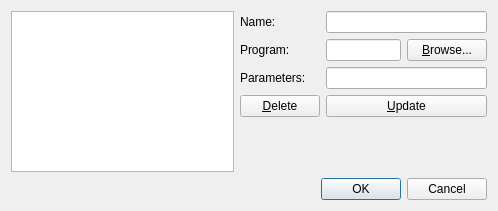
<?xml version="1.0" encoding="UTF-8"?>
<ui version="4.0">
 <class>StandardApplications</class>
 <widget class="QDialog" name="StandardApplications">
  <property name="geometry">
   <rect>
    <x>0</x>
    <y>0</y>
    <width>498</width>
    <height>211</height>
   </rect>
  </property>
  <property name="windowTitle">
   <string>Standard Applications</string>
  </property>
  <layout class="QGridLayout" name="gridLayout">
   <item row="0" column="0">
    <layout class="QHBoxLayout" name="horizontalLayout">
     <item>
      <widget class="QListView" name="applications"/>
     </item>
     <item>
      <layout class="QGridLayout" name="gridLayout_2">
       <item row="0" column="0">
        <widget class="QLabel" name="label">
         <property name="text">
          <string>Name:</string>
         </property>
        </widget>
       </item>
       <item row="1" column="0">
        <widget class="QLabel" name="label_2">
         <property name="text">
          <string>Program:</string>
         </property>
        </widget>
       </item>
       <item row="0" column="1">
        <widget class="QLineEdit" name="lineEdit"/>
       </item>
       <item row="3" column="1">
        <widget class="QLineEdit" name="lineEdit_3"/>
       </item>
       <item row="3" column="0">
        <widget class="QLabel" name="label_3">
         <property name="text">
          <string>Parameters:</string>
         </property>
        </widget>
       </item>
       <item row="4" column="0">
        <widget class="QPushButton" name="deleteButton">
         <property name="text">
          <string>&amp;Delete</string>
         </property>
        </widget>
       </item>
       <item row="4" column="1">
        <widget class="QPushButton" name="pushButton_2">
         <property name="text">
          <string>&amp;Update</string>
         </property>
        </widget>
       </item>
       <item row="5" column="0">
        <spacer name="verticalSpacer">
         <property name="orientation">
          <enum>Qt::Vertical</enum>
         </property>
         <property name="sizeHint" stdset="0">
          <size>
           <width>20</width>
           <height>40</height>
          </size>
         </property>
        </spacer>
       </item>
       <item row="1" column="1">
        <layout class="QGridLayout" name="gridLayout_3">
         <item row="0" column="0">
          <widget class="QLineEdit" name="lineEdit_2"/>
         </item>
         <item row="0" column="1">
          <widget class="QPushButton" name="browseProgram">
           <property name="text">
            <string>&amp;Browse...</string>
           </property>
          </widget>
         </item>
        </layout>
       </item>
      </layout>
     </item>
    </layout>
   </item>
   <item row="1" column="0">
    <widget class="QDialogButtonBox" name="buttonBox">
     <property name="orientation">
      <enum>Qt::Horizontal</enum>
     </property>
     <property name="standardButtons">
      <set>QDialogButtonBox::Cancel|QDialogButtonBox::Ok</set>
     </property>
    </widget>
   </item>
  </layout>
 </widget>
 <resources/>
 <connections>
  <connection>
   <sender>buttonBox</sender>
   <signal>accepted()</signal>
   <receiver>StandardApplications</receiver>
   <slot>accept()</slot>
   <hints>
    <hint type="sourcelabel">
     <x>248</x>
     <y>254</y>
    </hint>
    <hint type="destinationlabel">
     <x>157</x>
     <y>274</y>
    </hint>
   </hints>
  </connection>
  <connection>
   <sender>buttonBox</sender>
   <signal>rejected()</signal>
   <receiver>StandardApplications</receiver>
   <slot>reject()</slot>
   <hints>
    <hint type="sourcelabel">
     <x>316</x>
     <y>260</y>
    </hint>
    <hint type="destinationlabel">
     <x>286</x>
     <y>274</y>
    </hint>
   </hints>
  </connection>
 </connections>
</ui>
